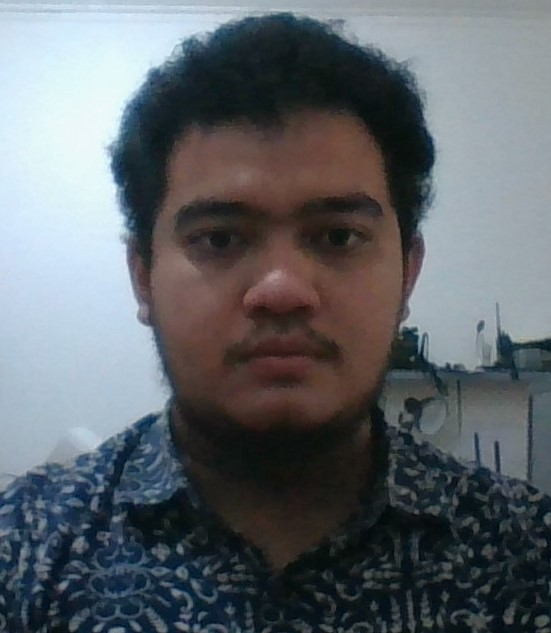
#> input picture images/face1_portrait.jpg, 551 x 633 px
$ python from_image.py
#> lines starting #> are read from the running program, lines starting #| are printed output that depends on the picture; long printed decimals are rounded
# ===========================================
# Face Detection using Cascade Classifier
# ===========================================
import cv2

face_cascade = cv2.CascadeClassifier("haarcascade_frontalface_default.xml")
eye_cascade = cv2.CascadeClassifier("haarcascade_eye.xml")
mouth_cascade = cv2.CascadeClassifier("mouth.xml")
nose_cascade = cv2.CascadeClassifier("nose.xml")
img = cv2.imread('images/face1_portrait.jpg')
#> img is the input picture: shape (633, 551, 3); mean B, G, R 106.4, 101.2, 95.7
gray_img = cv2.cvtColor(img, cv2.COLOR_BGR2GRAY)
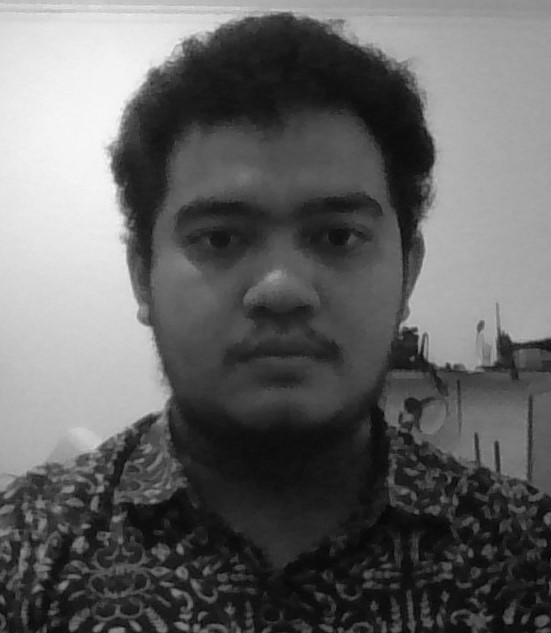
#> gray_img: shape (633, 551); min 3, max 247, mean 100.2

face = face_cascade.detectMultiScale(
    gray_img,
    scaleFactor = 1.3,
    minNeighbors = 10
)
#> face = [[114, 112, 321, 321]]

eye = eye_cascade.detectMultiScale(
    gray_img,
    scaleFactor = 3,
    minNeighbors = 2
)
#> eye = [[309, 206, 60, 60], [188, 208, 60, 60]]

nose = nose_cascade.detectMultiScale(
    gray_img,
    scaleFactor = 1.2,
    minNeighbors = 5
)
#> nose = [[218, 261, 111, 66]]

print(face)
#| [[114 112 321 321]]
face_x = face[0][0]
#> face_x = 114
face_y = face[0][1]
#> face_y = 112
face_w = face[0][2]
#> face_w = 321
face_h = face[0][3]
#> face_h = 321

if eye[0][0] < eye[1][0]:
    eye_l_x = eye[0][0]
    eye_l_y = eye[0][1]
    eye_l_w = eye[0][2]
    eye_l_h = eye[0][3]

    eye_r_x = eye[1][0]
    eye_r_y = eye[1][1]
    eye_r_w = eye[1][2]
    eye_r_h = eye[1][3]
else:
    eye_r_x = eye[0][0]
#> eye_r_x = 309
    eye_r_y = eye[0][1]
#> eye_r_y = 206
    eye_r_w = eye[0][2]
#> eye_r_w = 60
    eye_r_h = eye[0][3]
#> eye_r_h = 60

    eye_l_x = eye[1][0]
#> eye_l_x = 188
    eye_l_y = eye[1][1]
#> eye_l_y = 208
    eye_l_w = eye[1][2]
#> eye_l_w = 60
    eye_l_h = eye[1][3]
#> eye_l_h = 60

nose_x = nose[0][0]
#> nose_x = 218
nose_y = nose[0][1]
#> nose_y = 261
nose_w = nose[0][2]
#> nose_w = 111
nose_h = nose[0][3]
#> nose_h = 66

# ===========================================
# menambahkan kotak deteksi di area face
# ===========================================

for x, y, w, h in face:
    img = cv2.rectangle(
        img,            # image object
        (x,y),          # posisi kotak
        (x+w, y+h),     # posisi kotak
        (0, 255, 0),    # warna kotak RGB
        2             # lebar garis kotak
    )
#> this loop made 1 pass

# for x, y, w, h in eye:
#     img = cv2.rectangle(
#         img,            # image object
#         (x,y),          # posisi kotak
#         (x+w, y+h),     # posisi kotak
#         (0, 255, 255),    # warna kotak RGB
#         2             # lebar garis kotak
#     )

# for x, y, w, h in nose:
#     img = cv2.rectangle(
#         img,            # image object
#         (x,y),          # posisi kotak
#         (x+w, y+h),     # posisi kotak
#         (255, 0, 0),    # warna kotak RGB
#         2             # lebar garis kotak
#     )

v_1_top = (eye_r_x + eye_r_w, face_y)
#> v_1_top = (369, 112)
v_1_bottom = ((eye_r_x + eye_r_w), (face_y + face_h))
#> v_1_bottom = (369, 433)

v_2_top = (eye_r_x, face_y)
#> v_2_top = (309, 112)
v_2_bottom = (eye_r_x, (face_y + face_h))
#> v_2_bottom = (309, 433)

v_3_top = (eye_l_x + eye_l_w, face_y)
#> v_3_top = (248, 112)
v_3_bottom = ((eye_l_x + eye_l_w), (face_y + face_h))
#> v_3_bottom = (248, 433)

v_4_top = (eye_l_x, face_y)
#> v_4_top = (188, 112)
v_4_bottom = (eye_l_x, (face_y + face_h))
#> v_4_bottom = (188, 433)

h_1_left = (face_x, nose_y + nose_h)
#> h_1_left = (114, 327)
h_1_right = (face_x + face_w, nose_y + nose_h)
#> h_1_right = (435, 327)

h_2_left = (face_x, eye_l_y)
#> h_2_left = (114, 208)
h_2_right = (face_x + face_w, eye_l_y)
#> h_2_right = (435, 208)

w_1 = face_x + face_w - v_1_top[0]
#> w_1 = 66
w_2 = v_1_top[0] - v_2_top[0]
#> w_2 = 60
w_3 = v_2_top[0] - v_3_top[0]
#> w_3 = 61
w_4 = v_3_top[0] - v_4_top[0]
#> w_4 = 60
w_5 = v_4_top[0] - face_x
#> w_5 = 74

h_1 = face_y + face_h - h_1_left[1]
#> h_1 = 106
h_2 = h_1_left[1] - h_2_left[1]
#> h_2 = 119
h_3 = h_2_left[1] - face_y
#> h_3 = 96


percent_w_1 = ((w_1 / face_w) * 100)
#> percent_w_1 = 20.56
percent_w_2 = ((w_2 / face_w) * 100)
#> percent_w_2 = 18.69
percent_w_3 = ((w_3 / face_w) * 100)
#> percent_w_3 = 19
percent_w_4 = ((w_4 / face_w) * 100)
#> percent_w_4 = 18.69
percent_w_5 = ((w_5 / face_w) * 100)
#> percent_w_5 = 23.05

percent_h_1 = ((h_1 / face_h) * 100)
#> percent_h_1 = 33.02
percent_h_2 = ((h_2 / face_h) * 100)
#> percent_h_2 = 37.07
percent_h_3 = ((h_3 / face_h) * 100)
#> percent_h_3 = 29.91


print(f"Persentase w_1: {percent_w_1} %")
#| Persentase w_1: 20.561 %
print(f"Persentase w_2: {percent_w_2} %")
#| Persentase w_2: 18.692 %
print(f"Persentase w_3: {percent_w_3} %")
#| Persentase w_3: 19.003 %
print(f"Persentase w_4: {percent_w_4} %")
#| Persentase w_4: 18.692 %
print(f"Persentase w_5: {percent_w_5} %")
#| Persentase w_5: 23.053 %

print(f"Persentase h_1: {percent_h_1} %")
#| Persentase h_1: 33.022 %
print(f"Persentase h_2: {percent_h_2} %")
#| Persentase h_2: 37.072 %
print(f"Persentase h_3: {percent_h_3} %")
#| Persentase h_3: 29.907 %

cv2.line(img, (v_1_top),(v_1_bottom), (20,20,20), 2)
cv2.line(img, (v_2_top),(v_2_bottom), (20,20,20), 2)
cv2.line(img, (v_3_top),(v_3_bottom), (20,20,20), 2)
cv2.line(img, (v_4_top),(v_4_bottom), (20,20,20), 2)

cv2.line(img, (h_1_left),(h_1_right), (20,20,20), 2)
cv2.line(img, (h_2_left),(h_2_right), (20,20,20), 2)
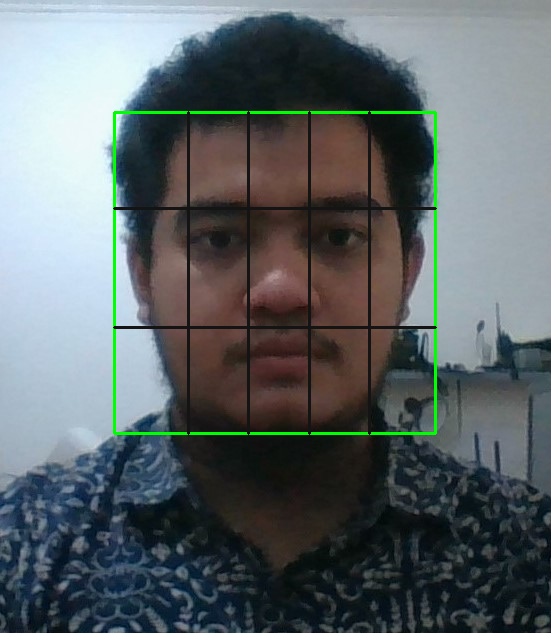
#> img: shape (633, 551, 3); mean B, G, R 104.5, 102.1, 93.6

image = cv2.putText(img, "%.2f" % percent_w_1  + "%" , (face_x+face_w-50, face_y), cv2.FONT_HERSHEY_SIMPLEX ,  0.5, (255,255,255), 1, cv2.LINE_AA)
image = cv2.putText(img, "%.2f" % percent_w_2  + "%" , (v_1_top[0]-50, face_y), cv2.FONT_HERSHEY_SIMPLEX ,  0.5, (255,255,255), 1, cv2.LINE_AA)
image = cv2.putText(img, "%.2f" % percent_w_3  + "%" , (v_2_top[0]-50, face_y), cv2.FONT_HERSHEY_SIMPLEX ,  0.5, (255,255,255), 1, cv2.LINE_AA)
image = cv2.putText(img, "%.2f" % percent_w_4  + "%" , (v_3_top[0]-50, face_y), cv2.FONT_HERSHEY_SIMPLEX ,  0.5, (255,255,255), 1, cv2.LINE_AA)
image = cv2.putText(img, "%.2f" % percent_w_5  + "%" , (v_4_top[0]-50, face_y), cv2.FONT_HERSHEY_SIMPLEX ,  0.5, (255,255,255), 1, cv2.LINE_AA)

image = cv2.putText(img, "%.2f" % percent_h_1  + "%" , (face_x, face_y + face_h - 50), cv2.FONT_HERSHEY_SIMPLEX ,  0.5, (255,0,255), 1, cv2.LINE_AA)
image = cv2.putText(img, "%.2f" % percent_h_2  + "%" , (face_x, h_1_left[1] - 50), cv2.FONT_HERSHEY_SIMPLEX ,  0.5, (255,0,255), 1, cv2.LINE_AA)
image = cv2.putText(img, "%.2f" % percent_h_3  + "%" , (face_x, h_2_left[1] - 50), cv2.FONT_HERSHEY_SIMPLEX ,  0.5, (255,0,255), 1, cv2.LINE_AA)
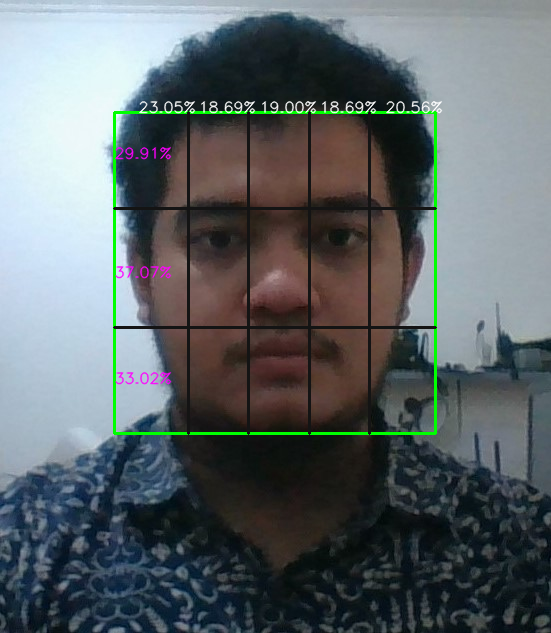
#> image: shape (633, 551, 3); mean B, G, R 105.3, 102.3, 94.5


resized = cv2.resize(img, (1280,720))
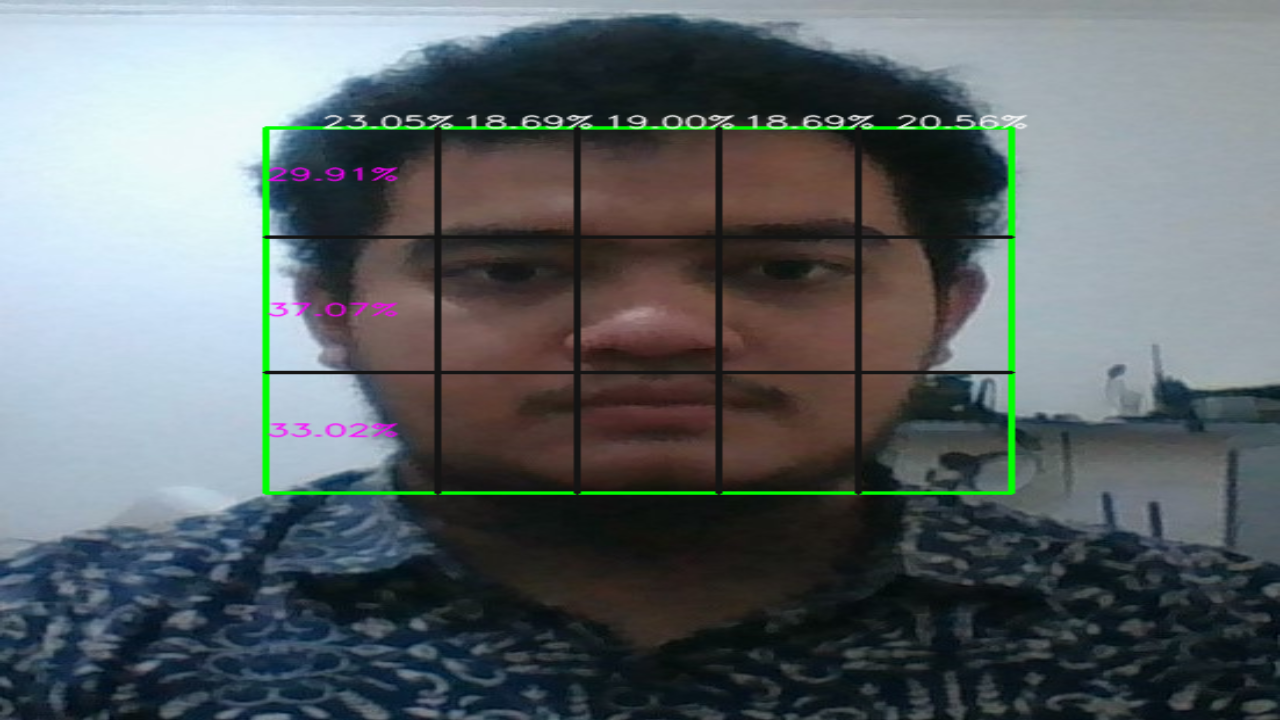
#> resized: shape (720, 1280, 3); mean B, G, R 105.2, 102.2, 94.4
cv2.imshow('Gambar Output', img)
cv2.imwrite('tes1.jpg', img)
cv2.waitKey(0)
cv2.destroyAllWindows()

$ run again, with images/face1.jpg copied over images/face1_portrait.jpg
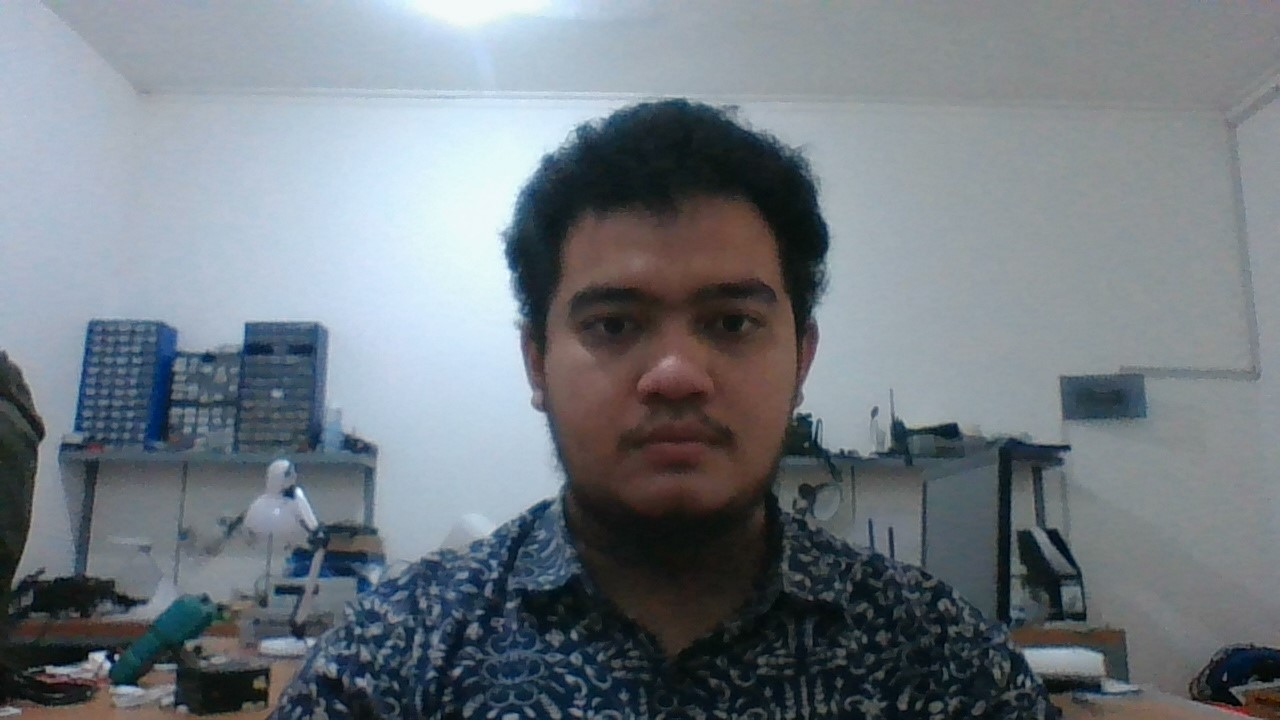
#> input picture images/face1.jpg, 1280 x 720 px
#> img is the input picture: shape (720, 1280, 3); mean B, G, R 130, 123, 115
#> `gray_img = cv2.cvtColor(img, cv2.COLOR_BGR2GRAY)`:
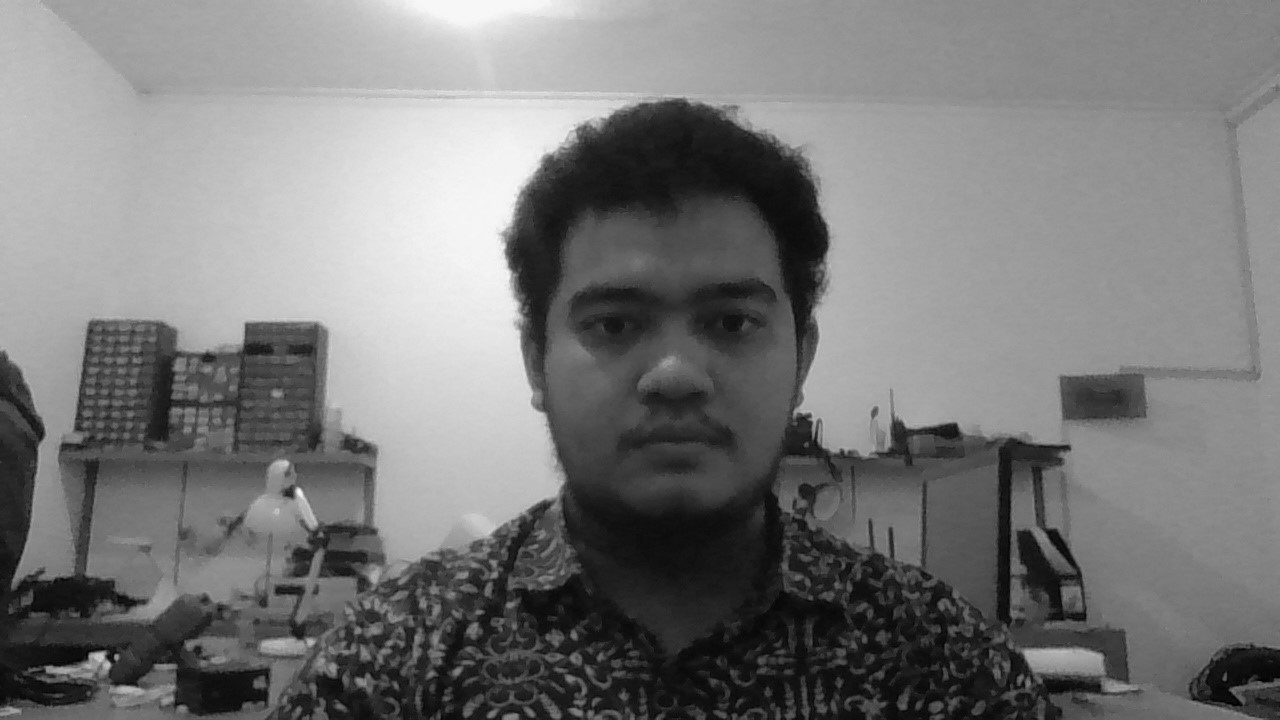
#> gray_img: shape (720, 1280); min 0, max 249, mean 121.4
#> face = [[517, 206, 298, 298]]
#> eye = [[135, 540, 20, 20], [705, 293, 60, 60], [580, 295, 60, 60]]
#> nose = [[612, 345, 116, 69]]
#| [[517 206 298 298]]
#> face_x = 517
#> face_y = 206
#> face_w = 298
#> eye_l_x = 135
#> eye_l_y = 540
#> eye_l_w = 20
#> eye_r_x = 705
#> eye_r_y = 293
#> eye_r_w = 60
#> nose_x = 612
#> nose_y = 345
#> nose_w = 116
#> nose_h = 69
#> the loop `for x, y, w, h in face:` made 1 pass
#> v_1_top = (765, 206)
#> v_1_bottom = (765, 504)
#> v_2_top = (705, 206)
#> v_2_bottom = (705, 504)
#> v_3_top = (155, 206)
#> v_3_bottom = (155, 504)
#> v_4_top = (135, 206)
#> v_4_bottom = (135, 504)
#> h_1_left = (517, 414)
#> h_1_right = (815, 414)
#> h_2_left = (517, 540)
#> h_2_right = (815, 540)
#> w_1 = 50
#> w_2 = 60
#> w_3 = 550
#> w_4 = 20
#> w_5 = -382
#> h_1 = 90
#> h_2 = -126
#> h_3 = 334
#> percent_w_1 = 16.78
#> percent_w_2 = 20.13
#> percent_w_3 = 184.6
#> percent_w_4 = 6.71
#> percent_w_5 = -128.2
#> percent_h_1 = 30.2
#> percent_h_2 = -42.28
#> percent_h_3 = 112.1
#| Persentase w_1: 16.779 %
#| Persentase w_2: 20.134 %
#| Persentase w_3: 184.564 %
#| Persentase w_4: 6.711 %
#| Persentase w_5: -128.188 %
#| Persentase h_1: 30.201 %
#| Persentase h_2: -42.282 %
#| Persentase h_3: 112.081 %
#> `image = cv2.putText(img, "%.2f" % percent_w_3  + "%" , (v_2_top[0]-50,..`:
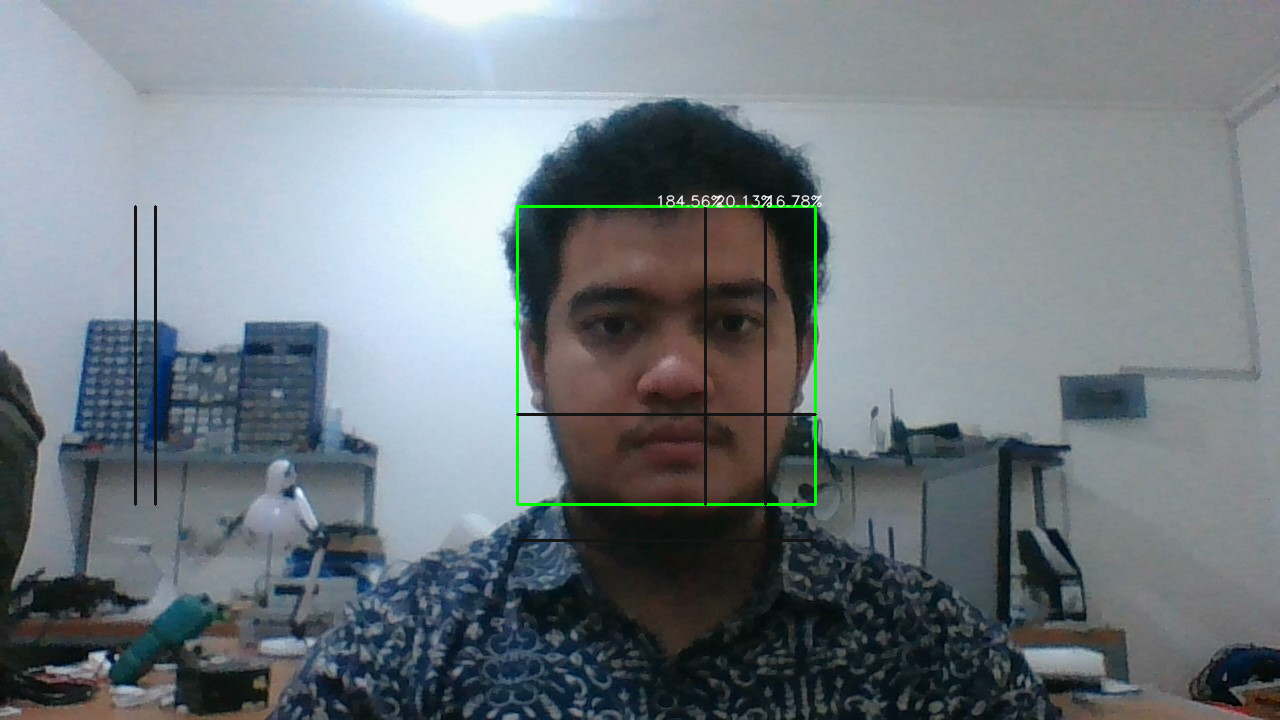
#> image: shape (720, 1280, 3); mean B, G, R 129.4, 123.4, 114.4
